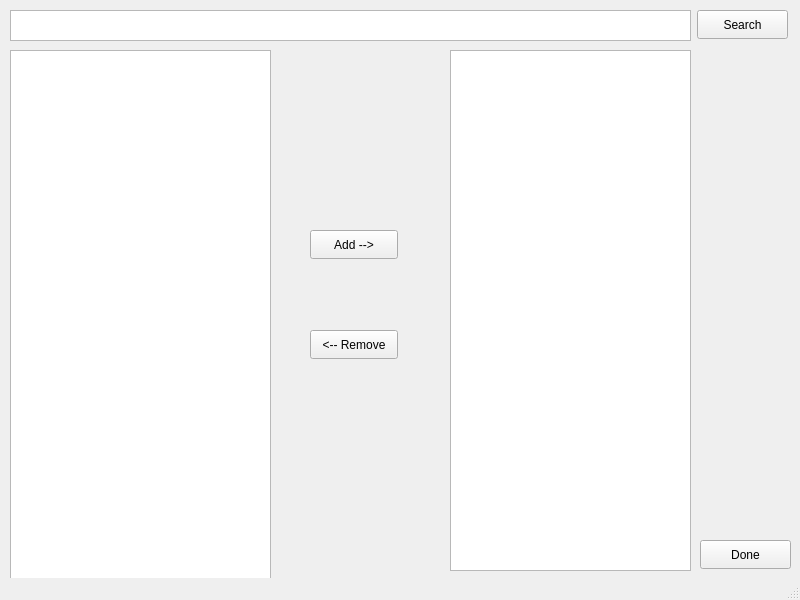
<?xml version="1.0" encoding="UTF-8"?>
<ui version="4.0">
 <class>MainWindow</class>
 <widget class="QMainWindow" name="MainWindow">
  <property name="geometry">
   <rect>
    <x>0</x>
    <y>0</y>
    <width>800</width>
    <height>600</height>
   </rect>
  </property>
  <property name="sizePolicy">
   <sizepolicy hsizetype="Fixed" vsizetype="Fixed">
    <horstretch>0</horstretch>
    <verstretch>0</verstretch>
   </sizepolicy>
  </property>
  <property name="minimumSize">
   <size>
    <width>800</width>
    <height>600</height>
   </size>
  </property>
  <property name="maximumSize">
   <size>
    <width>800</width>
    <height>600</height>
   </size>
  </property>
  <property name="windowTitle">
   <string>What should you watch?</string>
  </property>
  <property name="autoFillBackground">
   <bool>false</bool>
  </property>
  <widget class="QWidget" name="centralwidget">
   <widget class="QPushButton" name="btnSearch">
    <property name="geometry">
     <rect>
      <x>697</x>
      <y>10</y>
      <width>91</width>
      <height>29</height>
     </rect>
    </property>
    <property name="text">
     <string>Search</string>
    </property>
    <property name="shortcut">
     <string>Return</string>
    </property>
   </widget>
   <widget class="QListView" name="lstSearch">
    <property name="geometry">
     <rect>
      <x>10</x>
      <y>50</y>
      <width>261</width>
      <height>531</height>
     </rect>
    </property>
   </widget>
   <widget class="QPushButton" name="btnAdd">
    <property name="geometry">
     <rect>
      <x>310</x>
      <y>230</y>
      <width>88</width>
      <height>29</height>
     </rect>
    </property>
    <property name="text">
     <string>Add --&gt;</string>
    </property>
    <property name="shortcut">
     <string>Ctrl+A</string>
    </property>
   </widget>
   <widget class="QListView" name="lstSimilar">
    <property name="geometry">
     <rect>
      <x>450</x>
      <y>50</y>
      <width>241</width>
      <height>521</height>
     </rect>
    </property>
   </widget>
   <widget class="QPlainTextEdit" name="searchtext">
    <property name="geometry">
     <rect>
      <x>10</x>
      <y>10</y>
      <width>681</width>
      <height>31</height>
     </rect>
    </property>
    <property name="lineWrapMode">
     <enum>QPlainTextEdit::NoWrap</enum>
    </property>
   </widget>
   <widget class="QPushButton" name="btnRem">
    <property name="geometry">
     <rect>
      <x>310</x>
      <y>330</y>
      <width>88</width>
      <height>29</height>
     </rect>
    </property>
    <property name="text">
     <string>&lt;-- Remove</string>
    </property>
    <property name="shortcut">
     <string>Ctrl+R</string>
    </property>
   </widget>
   <widget class="QPushButton" name="btnDone">
    <property name="geometry">
     <rect>
      <x>700</x>
      <y>540</y>
      <width>91</width>
      <height>29</height>
     </rect>
    </property>
    <property name="text">
     <string>Done</string>
    </property>
    <property name="shortcut">
     <string>Ctrl+D</string>
    </property>
   </widget>
  </widget>
  <widget class="QStatusBar" name="statusbar"/>
 </widget>
 <resources/>
 <connections/>
</ui>
